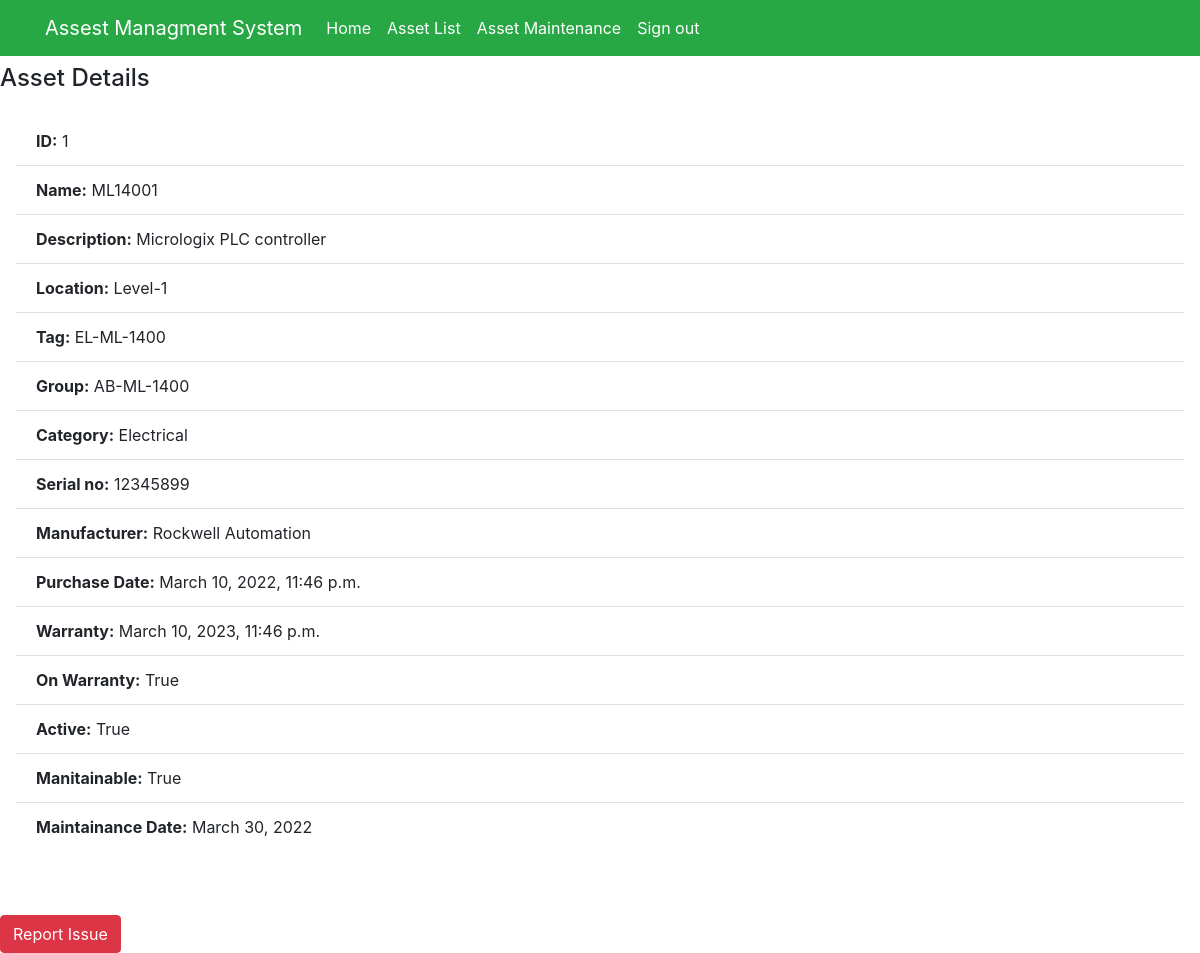
Screenshot of /assetview/1/ (signed in) with the database file from the repository.
### myapp/models.py (models this page shows)
class Asset(models.Model):
    asset_id = models.AutoField(primary_key=True)
    asset_name = models.CharField(max_length=100)
    asset_desc = models.CharField(max_length=100)
    asset_loc = models.CharField(max_length=100, choices=ASSET_LOCATION)
    asset_tag = models.CharField(max_length=100)
    asset_group = models.CharField(max_length=100)
    asset_category = models.CharField(max_length=100, choices=ASSET_CHOICES)
    asset_serial_No = models.CharField(max_length=100)
    asset_manufacturer = models.CharField(max_length=100)
    date_purchased = models.DateTimeField()
    date_warranty = models.DateTimeField()
    asset_warranty = models.BooleanField(default=False)
    asset_active = models.BooleanField(default=False)
    asset_Maintainable  = models.BooleanField(default=False)
    asset_main_date = models.DateField()
    def __str__(self):
        return self.asset_name

### myapp/views.py (the view, shortened to what this page needs)
# urls.py: path('assetview/<int:pk>/', views.assetview, name="assetview"),
@login_required(login_url='signin')
def assetview(request,pk,new={}):
    asset_view = Asset.objects.filter(asset_id=pk)
    print(asset_view)
    print(pk)
    context = {}
    return render(request, 'myapp/assetview.html', locals())

### myapp/templates/myapp/assetview.html (shortened to what this page needs)
{% extends 'myapp/base.html' %}
{% block content %}
<h4>Asset Details</h4>
<form action="{% url 'assetmain' %}" method="post">
<div class="modal-body">
    <ul class="list-group list-group-flush" id="myList" >
        {% for row in asset_view %}
        <li class="list-group-item"><b>ID:</b> {{row.asset_id}}<input type="hidden" name="asset_id" value="{{row.asset_id}}"></li>
        <li class="list-group-item"><b>Name:</b> {{row.asset_name}}</li>
        <li class="list-group-item"><b>Description:</b> {{row.asset_desc}}</li>
        <li class="list-group-item"><b>Location:</b> {{row.asset_loc}}</li>
        <li class="list-group-item"><b>Tag:</b> {{row.asset_tag}}</li>
        <li class="list-group-item"><b>Group:</b> {{row.asset_group}}</li>
        <li class="list-group-item"><b>Category:</b> {{row.asset_category}}</li>
        <li class="list-group-item"><b>Serial no:</b> {{row.asset_serial_No}}</li>
        <li class="list-group-item"><b>Manufacturer:</b> {{row.asset_manufacturer}}</li>
        <li class="list-group-item"><b>Purchase Date:</b> {{row.date_purchased}}</li>
        <li class="list-group-item"><b>Warranty:</b> {{row.date_warranty}}</li>
        <li class="list-group-item"><b>On Warranty:</b> {{row.asset_warranty}}</li>
        <li class="list-group-item"><b>Active:</b> {{row.asset_active}}</li>
        <li class="list-group-item"><b>Manitainable:</b> {{row.asset_Maintainable}}</li>
        <li class="list-group-item"><b>Maintainance Date:</b> {{row.asset_main_date}}</li>
    </ul>
</div>
    {% endfor %}
    <br>
    <br>
    <div class="pull-right">
        <button type="submit" class="btn btn-danger float-left">Report Issue</button>
    </div>
</form>
{% endblock %}

### rows the page displays
Asset: asset_id "1", asset_name "ML14001", asset_desc "Micrologix PLC controller", asset_loc "Level-1", asset_tag "EL-ML-1400", asset_group "AB-ML-1400", asset_category "Electrical", asset_serial_No "12345899", asset_manufacturer "Rockwell Automation", date_purchased "March 10, 2022, 11:46 p.m.", date_warranty "March 10, 2023, 11:46 p.m.", asset_warranty "True", asset_active "True", asset_Maintainable "True", asset_main_date "March 30, 2022"
